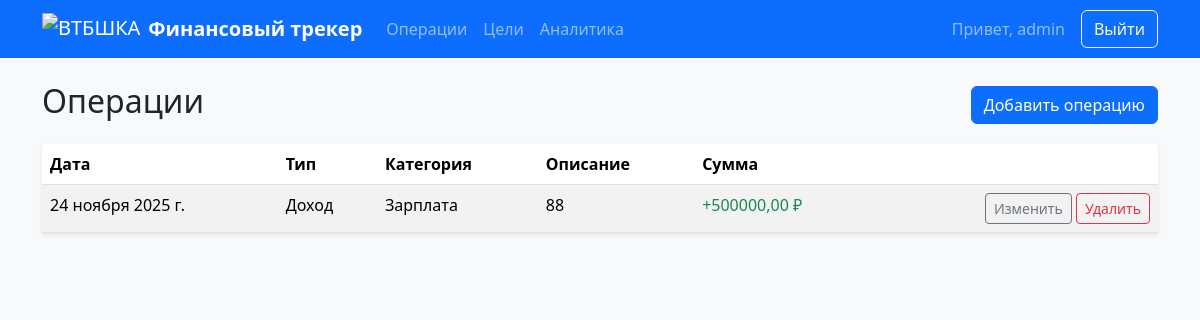
Screenshot of /finance/transactions/ (signed in) with the database file from the repository.
### finance/models.py (models this page shows, shortened)
class Transaction(models.Model):
    TYPE_CHOICES = (
        ("income", "Доход"),
        ("expense", "Расход"),
    )
    user = models.ForeignKey(
        User,
        on_delete=models.CASCADE,
        related_name="transactions",
        verbose_name="Пользователь",
    )
    category = models.ForeignKey(
        Category,
        on_delete=models.SET_NULL,
        null=True,
        blank=True,
        verbose_name="Категория",
    )
    type = models.CharField(
        "Тип операции",
        max_length=7,
        choices=TYPE_CHOICES,
    )
    amount = models.DecimalField(
        "Сумма",
        max_digits=12,
        decimal_places=2,
    )
    date = models.DateField(
        "Дата",
        default=timezone.now,
    )
    description = models.CharField(
        "Описание",
        max_length=255,
        blank=True,
    )
    class Meta:
        ordering = ["-date", "-id"]
        verbose_name = "Операция"
        verbose_name_plural = "Операции"

class Category(models.Model):
    user = models.ForeignKey(
        User,
        on_delete=models.CASCADE,
        related_name="categories",
        verbose_name="Пользователь",
    )
    name = models.CharField(
        "Название категории",
        max_length=100,
    )
    is_income = models.BooleanField(
        "Это доходная категория",
        default=False,
    )
    class Meta:
        unique_together = ("user", "name")
        verbose_name = "Категория"
        verbose_name_plural = "Категории"

### finance/views.py (the view)
# urls.py: path("transactions/", views.transactions_list_view, name="transactions_list"),
@login_required
def transactions_list_view(request):
    transactions = Transaction.objects.filter(user=request.user)
    return render(request, "finance/transactions_list.html", {"transactions": transactions})

### templates/finance/transactions_list.html (shortened to what this page needs)
{% extends "base.html" %}
{% block content %}
<div class="d-flex justify-content-between align-items-center mb-3">
  <h2>Операции</h2>
  <a href="{% url 'finance:transaction_create' %}" class="btn btn-primary">Добавить операцию</a>
</div>
<table class="table table-striped table-hover shadow-sm bg-white">
  <thead>
    <tr>
      <th>Дата</th>
      <th>Тип</th>
      <th>Категория</th>
      <th>Описание</th>
      <th>Сумма</th>
      <th></th>
    </tr>
  </thead>
  <tbody>
    {% for t in transactions %}
    <tr>
      <td>{{ t.date }}</td>
      <td>{{ t.get_type_display }}</td>
      <td>{% if t.category %}{{ t.category.name }}{% else %}-{% endif %}</td>
      <td>{{ t.description }}</td>
      <td class="{% if t.type == 'income' %}text-success{% else %}text-danger{% endif %}">
        {% if t.type == 'income' %}+{% else %}-{% endif %}{{ t.amount }} ₽
      </td>
      <td class="text-end">
        <a href="{% url 'finance:transaction_update' t.pk %}" class="btn btn-sm btn-outline-secondary">Изменить</a>
        <form method="post" action="{% url 'finance:transaction_delete' t.pk %}" class="d-inline">
          <button type="submit" class="btn btn-sm btn-outline-danger"
                  onclick="return confirm('Удалить операцию?');">
            Удалить
          </button>
        </form>
      </td>
    </tr>
    {% empty %}
    <tr><td colspan="6" class="text-center text-muted">Пока нет операций</td></tr>
    {% endfor %}
  </tbody>
</table>
{% endblock %}

### templates/base.html (shortened to what this page needs)
<!doctype html>
<html lang="ru">
<head>
    {% load static %}
    <link href="https://cdn.jsdelivr.net/npm/bootstrap@5.3.3/dist/css/bootstrap.min.css" rel="stylesheet">
</head>
<body class="bg-light">
<nav class="navbar navbar-expand-lg navbar-dark bg-primary mb-4">
    <div class="container">
        <a class="navbar-brand d-flex align-items-center" href="{% url 'finance:dashboard' %}">
            <img src="{% static 'img/vtb-logo1.png' %}"
                 alt="ВТБШКА"
                 height="32"
                 class="me-2">
            <span class="fw-semibold">Финансовый трекер</span>
        </a>
        <div class="collapse navbar-collapse" id="navbarNav">
            {% if user.is_authenticated %}
            <ul class="navbar-nav me-auto">
                <li class="nav-item"><a class="nav-link" href="{% url 'finance:transactions_list' %}">Операции</a></li>
                <li class="nav-item"><a class="nav-link" href="{% url 'finance:goals_list' %}">Цели</a></li>
                <li class="nav-item"><a class="nav-link" href="{% url 'finance:analytics' %}">Аналитика</a></li>
            </ul>
            <span class="navbar-text me-3">Привет, {{ user.username }}</span>
            <form action="{% url 'logout' %}" method="post" class="d-inline">
                <button type="submit" class="btn btn-outline-light">Выйти</button>
            </form>
            {% else %}
            <ul class="navbar-nav ms-auto">
                <li class="nav-item"><a class="nav-link" href="{% url 'login' %}">Вход</a></li>
                <li class="nav-item"><a class="nav-link" href="{% url 'finance:signup' %}">Регистрация</a></li>
            </ul>
            {% endif %}
        </div>
    </div>
</nav>
<main class="container mb-4">
    {% block content %}{% endblock %}
</main>
</body>
</html>

### rows the page displays
Transaction: date "24 ноября 2025 г.", type "Доход", category.name "Зарплата", description "88", amount "500000,00"

### other values shown
{{ user.username }} "admin"
